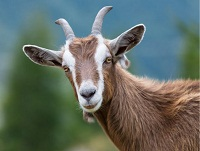
#> input picture studi kasus sendiri/yuun/Dataset/goat/goat1.jpg, 200 x 151 px; its folder holds only this picture in this run
$ python main.py
#> lines starting #> are read from the running program, lines starting #| are printed output that depends on the picture
# Import modules
import numpy as np
import cv2
import os
from sklearn.model_selection import train_test_split
from sklearn.neighbors import KNeighborsClassifier
from sklearn.svm import SVC
from sklearn.ensemble import RandomForestClassifier
from sklearn.metrics import classification_report, confusion_matrix, ConfusionMatrixDisplay
import matplotlib.pyplot as plt

# Preprocessing Data
# Load images and split into training and testing sets
def prepare_data(data_dir, img_size=(224, 224), test_split=0.3):
#> called with data_dir = 'Dataset', img_size = (224, 224), test_split = 0.3
    data, labels = [], []
    class_names = os.listdir(data_dir)

    for idx, class_name in enumerate(class_names):
        class_dir = os.path.join(data_dir, class_name)
        if os.path.isdir(class_dir):
            for img_name in os.listdir(class_dir):
                img_path = os.path.join(class_dir, img_name)
                img = cv2.imread(img_path, cv2.IMREAD_GRAYSCALE)
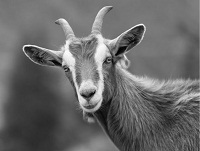
#> img: shape (151, 200); min 0, max 255, mean 105.2
                if img is not None:
                    img = cv2.resize(img, img_size)
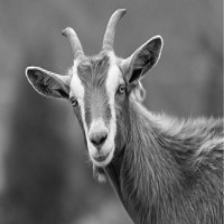
#> img: shape (224, 224); min 3, max 254, mean 105.1
                    data.append(img.flatten())
                    labels.append(idx)
#> pass 2 of the loop in prepare_data, `for idx, class_name in enumerate(class_names):`:
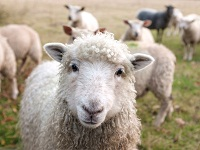
#> input picture studi kasus sendiri/yuun/Dataset/sheep/sheep1.jpg, 200 x 150 px
#> in prepare_data, `img = cv2.imread(img_path, cv2.IMREAD_GRAYSCALE)`:
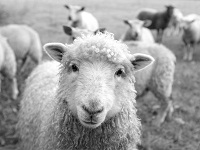
#> img: shape (150, 200); min 0, max 255, mean 158
#> in prepare_data, `img = cv2.resize(img, img_size)`:
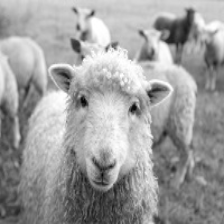
#> img: shape (224, 224); min 2, max 255, mean 157.9

    data = np.array(data) / 255.0  # Normalize pixel values to [0, 1]
    labels = np.array(labels)

    # Return data, labels, and class names
    return data, labels, class_names

# Build Classification Algorithm
def Knn(X_train, y_train, X_test):
    # Classification with KNN
    knn = KNeighborsClassifier(n_neighbors=3)
    knn.fit(X_train, y_train)
    return knn.predict(X_test)

def Svm(X_train, y_train, X_test):
    # Classification with SVM
    svm = SVC(kernel='linear')
    svm.fit(X_train, y_train)
    return svm.predict(X_test)

def Random_forest(X_train, y_train, X_test):
    # Classification with Random Forest
    rf = RandomForestClassifier(n_estimators=100)
    rf.fit(X_train, y_train)
    return rf.predict(X_test)

# Function to display confusion matrix
def display_confusion_matrix(y_test, y_pred, title):
    cm = confusion_matrix(y_test, y_pred)
    disp = ConfusionMatrixDisplay(confusion_matrix=cm)
    disp.plot(cmap=plt.cm.Blues)
    plt.title(title)
    plt.show()

if __name__ == '__main__':
    # Load data
    X, y, class_names = prepare_data('Dataset')  # Adjust path as needed
#> y = [0, 1]; class_names = ['goat', 'sheep']

    # Split dataset into training and testing
    X_train, X_test, y_train, y_test = train_test_split(X, y, test_size=0.3, random_state=42)
#> y_train = [0]; y_test = [1]

    # Classification with KNN
#> (the run stopped early here; a loop or call above may not have finished)
